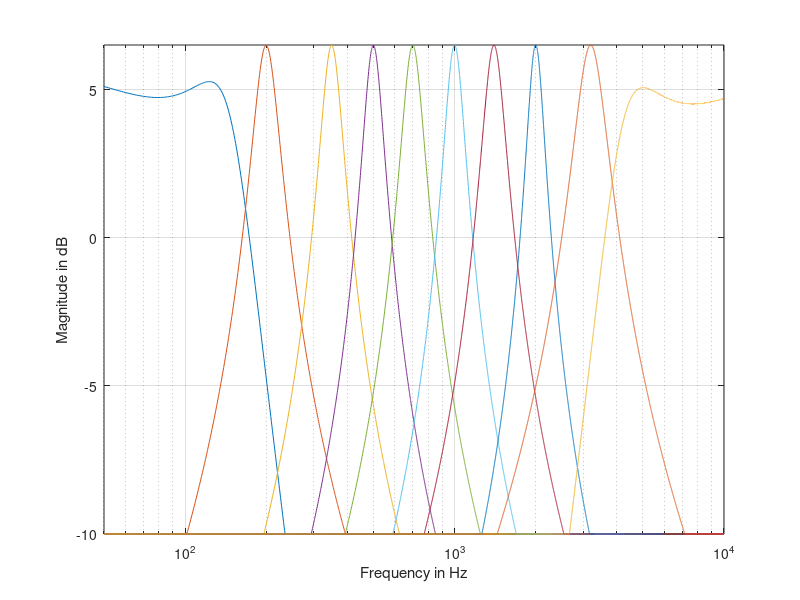

Write the MATLAB code that produced this figure.
mix_resistors = 1E3 * [33 39 33 33 33 33 33 39 33 33];

%There is a slight loss from taking the inputs to the mixer from
%the 220 ohm current limiting resistors at the outputs of the filter
%op amps instead of the op amps directly, but you still get like
%99 percent or 99.1 percent of the signal, so I decided not to bother.
%I left these lines here in case you want to put it back in.
%par50_mix = 50E3*mix_resistors ./ (50E3+mix_resistors);
%postatten = par50_mix ./ (200+par50_mix);

preatten = [480/3780 330/3780 330/3780 330/3780 
            330/3780 330/3780 330/3780 480/3780];
postamp = 56E3 ./ mix_resistors;

% Don left a note on the schematic to trim the 3.5 kHz
% section at 3.2 kHz, so we will treat it as a 3.2 kHz 
% section; maybe Don changed his mind about the filterbank
% design after he already had the front panels
% fabricated?
targets = [200 350 500 700 1000 1400 2000 3200];

c1arr = [0.047E-6 0.022E-6 0.022E-6 0.01E-6 ...
         0.01E-6 0.0047E-6 0.0047E-6 0.0022E-6];
c2arr = [0.01E-6 0.0047E-6 0.0022E-6 0.0015E-6 910E-12 910E-12 470E-12 470E-12];
c3arr = c1arr;

r1arr = 15E3 * ones(1,8);
% For inital guess, calculate R2 based on R3=R1 assumption
r2guess = 1 ./ ((2*pi*targets) .^ 2 .* r1arr .* c1arr .* c2arr);

% For the next two code blocks, comment in or out the
% "initial guess" and "calibrated" lines as needed depending
% on which plot you are trying to make

% inital guess for R2
% r2arr = [89.8 133 140 230 186 201 191 159] * 1E3;
% calibrated R2 values
r2arr = [93 136.6 149.5 242 199.5 209.8 200.5 171.2] * 1E3;

% inital guess for R3
% r3arr = [15 15 15 15 15 15 15 15] * 1E3;
% calibrated R3 values
r3arr = [13.98 14.04 13.15 12.41 12.75 12.74 13.4 11.3] * 1E3;
%r3arr = r1arr; % to double check formulas R1=R3 case

f = 50:1:10000;
s = 2*pi*j*f;

h = zeros(10,length(f));;

% lowpass 3rd-order Sallen-Key
r = 56E3;
c1 = 0.0015E-6; c2 = 0.22E-6; c3 = 0.047E-6; 
h(1,:) = (39/33) ./ ...
  (r^3*c1*c2*c3*s .^ 3 + 2*r^2*c1*(c2+c3)*s .^ 2 ...
   + r*(3*c1 + c3)*s + 1);

% highpass 3rd-order Sallen-Key
r1 = 220E3; r2 = 1.5E3; r3 = 6.8E3; 
c = 0.0022E-6;
h(10,:) = (39/33) * r1*r2*r3*c^3*s .^ 3 ./ ...
  (r1*r2*r3*c^3*s .^ 3 + r2*(r1+3*r3)*c^2*s .^ 2 ...
   + 2*(r2+r3)*c*s + 1);

% middle bands
for k = 1:8,
  c1 = c1arr(k); c2 = c2arr(k); c3 = c3arr(k);
  r1 = r1arr(k); r2 = r2arr(k); r3 = r3arr(k);
  b2 = r2 * r3 * c1 * c2 + r1 * r3 * c1 * (c2 + c3);
  b1 = (r2 + r3) * c2 + r3 * c1;
  a3 = r1 * r2 * r3 * c1 * c2 * c3;
  a2 = r1 * (r2 + r3) * c2 * c3;
  a1 = r1 * (c2 + c3);

  numer = b2 * s .^ 2 + b1 .* s;
  denom = a3 * s .^ 3 + a2 * s .^2 + a1 * s + 1;
  zer = roots([b2 b1])
  zer_emp_hz(k+1) = zer/(2*pi); 
  % predicted zero
  zer_pred = -1/(r1*c1)
  pol = (roots([a3 a2 a1 1]))
  real_pol_emp_hz = real(pol(1))/(2*pi);
  % empirical natural frequency from computed poles
  fnat_emp(k+1) = sqrt(pol(2)*pol(3))/(2*pi);
  wcp = sqrt(pol(2)*pol(3));
  q_emp(k+1) = -wcp / real(pol(2) + pol(3));
  h(k+1,:) = numer ./ denom;
  a_emp(k+1) = max(abs(h(k+1,:)));
  h(k+1,:) = (39/33) * preatten(k) * h(k+1,:);
  fnat_pred(k+1) = 1 / (2*pi*(c1*c2*r1*r2).^(1/2));
  q_pred(k+1) = sqrt(r2*c1/(r1*c2));
  a_pred(k+1) = r2/r1 + (1+c1/c2);
end

for k=1:10,
  hpa(k,:) = postamp(k) *  h(k,:);
end

gainsdb = 20*log10(abs(hpa));
[gains,maxindex] = max(gainsdb,[],2);
peakfreqs = f(maxindex);
% display for calibration
disp(peakfreqs(2:9));
disp(gains(2:9)');

samesum = sum(hpa,1);
flipsum = sum(hpa([1 2 4 6 8],:),1) - sum(hpa([3 5 7 9 10],:),1);
ahpa = abs(hpa)';
semilogx(f,max(gainsdb,-10)); axis tight; grid
xlabel('Frequency in Hz')
ylabel('Magnitude in dB')

% Use 
% print -deps initial_guess_freqresp.eps
% or
% print -deps -color calibrated_freqresp.eps
% to save image as needed

% Summed output plot
%semilogx(f,20*log10([samesum;flipsum]'),["-","."]'); axis tight; grid
%xlabel('Frequency in Hz')
%ylabel('Magnitude in dB')
%print -deps -color summed_output.eps